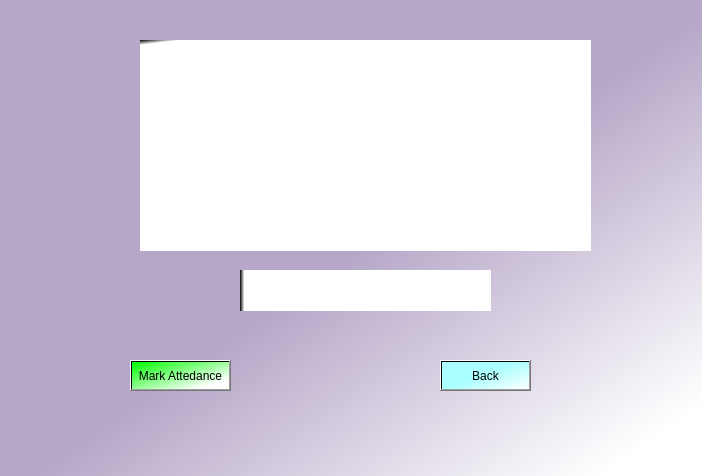
<?xml version="1.0" encoding="UTF-8"?>
<ui version="4.0">
 <class>MainWindow</class>
 <widget class="QMainWindow" name="MainWindow">
  <property name="geometry">
   <rect>
    <x>0</x>
    <y>0</y>
    <width>702</width>
    <height>476</height>
   </rect>
  </property>
  <property name="windowTitle">
   <string>MainWindow</string>
  </property>
  <property name="styleSheet">
   <string notr="true">background-color: qlineargradient(spread:pad, x1:0.528, y1:0.511455, x2:0.938, y2:0.914955, stop:0 rgba(182, 167, 200, 255), stop:1 rgba(255, 255, 255, 255));</string>
  </property>
  <widget class="QWidget" name="centralwidget">
   <widget class="QLabel" name="label">
    <property name="geometry">
     <rect>
      <x>140</x>
      <y>40</y>
      <width>451</width>
      <height>211</height>
     </rect>
    </property>
    <property name="styleSheet">
     <string notr="true">background-color: qlineargradient(spread:pad, x1:0, y1:0, x2:0.006, y2:0.0227273, stop:0 rgba(0, 0, 0, 255), stop:1 rgba(255, 255, 255, 255));</string>
    </property>
    <property name="text">
     <string/>
    </property>
   </widget>
   <widget class="QPushButton" name="pushButton">
    <property name="geometry">
     <rect>
      <x>130</x>
      <y>360</y>
      <width>101</width>
      <height>31</height>
     </rect>
    </property>
    <property name="styleSheet">
     <string notr="true">background-color: qlineargradient(spread:pad, x1:0, y1:0, x2:0.869318, y2:0.79, stop:0 rgba(0, 255, 0, 255), stop:1 rgba(255, 255, 255, 255));</string>
    </property>
    <property name="text">
     <string>Mark Attedance</string>
    </property>
   </widget>
   <widget class="QPushButton" name="pushButton_2">
    <property name="geometry">
     <rect>
      <x>440</x>
      <y>360</y>
      <width>91</width>
      <height>31</height>
     </rect>
    </property>
    <property name="styleSheet">
     <string notr="true">background-color: qlineargradient(spread:pad, x1:0.432, y1:0.528409, x2:1, y2:1, stop:0 rgba(170, 255, 255, 255), stop:1 rgba(255, 255, 255, 255));</string>
    </property>
    <property name="text">
     <string>Back</string>
    </property>
   </widget>
   <widget class="QLabel" name="label_2">
    <property name="geometry">
     <rect>
      <x>240</x>
      <y>270</y>
      <width>251</width>
      <height>41</height>
     </rect>
    </property>
    <property name="styleSheet">
     <string notr="true">background-color: qlineargradient(spread:pad, x1:0, y1:0, x2:0.017, y2:0, stop:0 rgba(0, 0, 0, 255), stop:1 rgba(255, 255, 255, 255));</string>
    </property>
    <property name="text">
     <string/>
    </property>
   </widget>
  </widget>
 </widget>
 <resources/>
 <connections/>
</ui>
